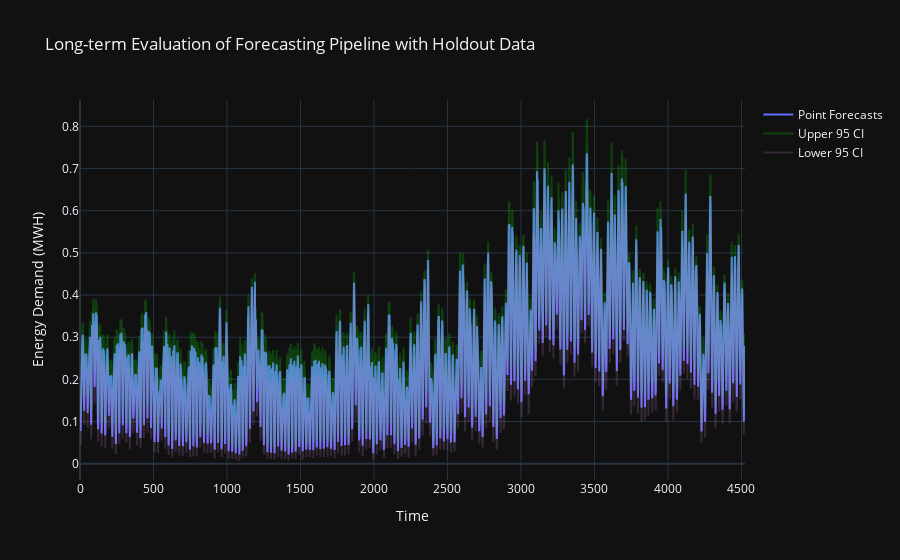

The code cell stored with this chart in its notebook:
### Code cell
# Combine error forecasts

# 1.96 is the z-value for the 2.5th percentile of the standard normal distribution
lower_cuts = mean - 1.96 * std  
upper_cuts = mean + 1.96 * std

x = np.array(range(len(mean)))
# Create figure showing forecasts and actual values
long_term_fig = go.Figure()
long_term_fig.add_trace(go.Scatter(x=x, y=mean, mode='lines', 
    name='Point Forecasts', line=dict(color='rgba(255, 0, 0)')))
# long_term_fig.add_trace(go.Scatter(x=evaluation_data.index, y=actual_values, mode='lines', 
#     name='Ground Truth', line=dict(color='rgba(0, 0, 255)')))
long_term_fig.add_trace(go.Scatter(x=x, y=upper_cuts, mode='lines', 
    name='Upper 95 CI', line=dict(color='rgba(0, 255, 0, 0.2)')))
long_term_fig.add_trace(go.Scatter(x=x, y=lower_cuts, mode='lines', 
    name='Lower 95 CI', line=dict(color='rgba(200, 125, 200, 0.2)')))

# Customize the layout
long_term_fig.update_layout(
    title="Long-term Evaluation of Forecasting Pipeline with Holdout Data",
    xaxis_title='Time',
    yaxis_title='Energy Demand (MWH)',
    template='plotly_dark' 
)

### Figure 1 — Plotly figure (JSON) as saved in the notebook; plotly's stock layout.template omitted (floating-point values rounded to 4 significant figures; data arrays with more than 128 entries replaced by an {"elided": "..."} marker saying what was removed)
{"data": [{"line": {"color": "rgba(255, 0, 0)"}, "mode": "lines", "name": "Point Forecasts", "type": "scatter", "x": {"elided": "4525 int values"}, "y": {"elided": "4525 float values"}}, {"line": {"color": "rgba(0, 255, 0, 0.2)"}, "mode": "lines", "name": "Upper 95 CI", "type": "scatter", "x": {"elided": "4525 int values"}, "y": {"elided": "4525 float values"}}, {"line": {"color": "rgba(200, 125, 200, 0.2)"}, "mode": "lines", "name": "Lower 95 CI", "type": "scatter", "x": {"elided": "4525 int values"}, "y": {"elided": "4525 float values"}}], "layout": {"title": {"text": "Long-term Evaluation of Forecasting Pipeline with Holdout Data"}, "xaxis": {"title": {"text": "Time"}}, "yaxis": {"title": {"text": "Energy Demand (MWH)"}}}}
